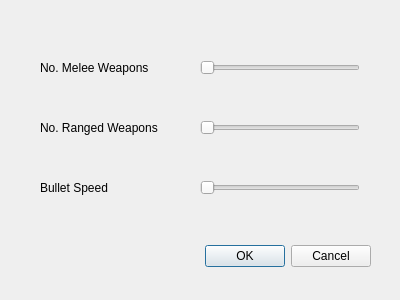
<?xml version="1.0" encoding="UTF-8"?>
<ui version="4.0">
 <class>OptionPage</class>
 <widget class="QDialog" name="OptionPage">
  <property name="geometry">
   <rect>
    <x>0</x>
    <y>0</y>
    <width>400</width>
    <height>300</height>
   </rect>
  </property>
  <property name="windowTitle">
   <string>Dialog</string>
  </property>
  <widget class="QDialogButtonBox" name="buttonBox">
   <property name="geometry">
    <rect>
     <x>30</x>
     <y>240</y>
     <width>341</width>
     <height>32</height>
    </rect>
   </property>
   <property name="orientation">
    <enum>Qt::Horizontal</enum>
   </property>
   <property name="standardButtons">
    <set>QDialogButtonBox::Cancel|QDialogButtonBox::Ok</set>
   </property>
  </widget>
  <widget class="QSlider" name="numMeleeSlider">
   <property name="geometry">
    <rect>
     <x>200</x>
     <y>60</y>
     <width>160</width>
     <height>16</height>
    </rect>
   </property>
   <property name="maximum">
    <number>10</number>
   </property>
   <property name="orientation">
    <enum>Qt::Horizontal</enum>
   </property>
  </widget>
  <widget class="QSlider" name="numRangedSlider">
   <property name="geometry">
    <rect>
     <x>200</x>
     <y>120</y>
     <width>160</width>
     <height>16</height>
    </rect>
   </property>
   <property name="maximum">
    <number>10</number>
   </property>
   <property name="orientation">
    <enum>Qt::Horizontal</enum>
   </property>
  </widget>
  <widget class="QSlider" name="bulletSpeedSlider">
   <property name="geometry">
    <rect>
     <x>200</x>
     <y>180</y>
     <width>160</width>
     <height>16</height>
    </rect>
   </property>
   <property name="maximum">
    <number>10</number>
   </property>
   <property name="orientation">
    <enum>Qt::Horizontal</enum>
   </property>
  </widget>
  <widget class="QLabel" name="label">
   <property name="geometry">
    <rect>
     <x>40</x>
     <y>60</y>
     <width>151</width>
     <height>16</height>
    </rect>
   </property>
   <property name="text">
    <string>No. Melee Weapons</string>
   </property>
  </widget>
  <widget class="QLabel" name="label_2">
   <property name="geometry">
    <rect>
     <x>40</x>
     <y>120</y>
     <width>161</width>
     <height>16</height>
    </rect>
   </property>
   <property name="text">
    <string>No. Ranged Weapons</string>
   </property>
  </widget>
  <widget class="QLabel" name="label_3">
   <property name="geometry">
    <rect>
     <x>40</x>
     <y>180</y>
     <width>141</width>
     <height>16</height>
    </rect>
   </property>
   <property name="text">
    <string>Bullet Speed</string>
   </property>
  </widget>
 </widget>
 <resources/>
 <connections>
  <connection>
   <sender>buttonBox</sender>
   <signal>accepted()</signal>
   <receiver>OptionPage</receiver>
   <slot>accept()</slot>
   <hints>
    <hint type="sourcelabel">
     <x>248</x>
     <y>254</y>
    </hint>
    <hint type="destinationlabel">
     <x>157</x>
     <y>274</y>
    </hint>
   </hints>
  </connection>
  <connection>
   <sender>buttonBox</sender>
   <signal>rejected()</signal>
   <receiver>OptionPage</receiver>
   <slot>reject()</slot>
   <hints>
    <hint type="sourcelabel">
     <x>316</x>
     <y>260</y>
    </hint>
    <hint type="destinationlabel">
     <x>286</x>
     <y>274</y>
    </hint>
   </hints>
  </connection>
 </connections>
</ui>
